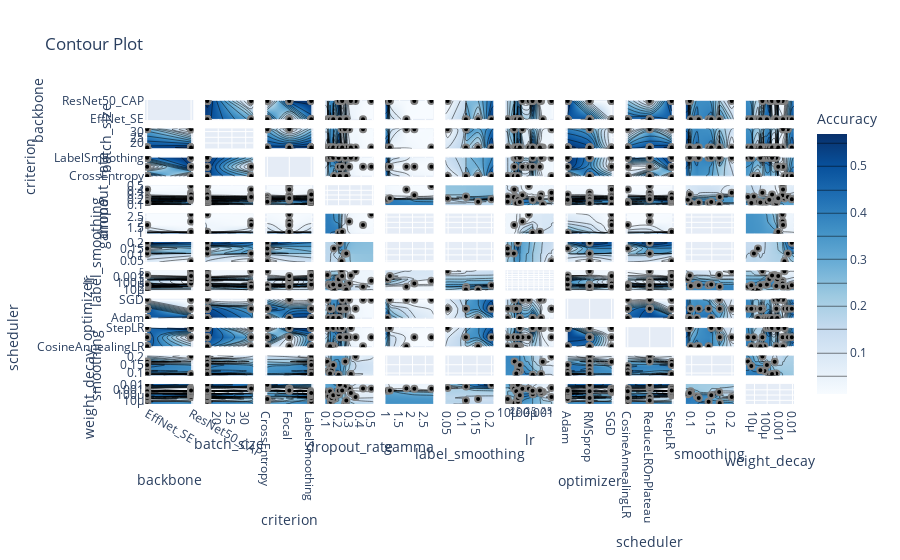
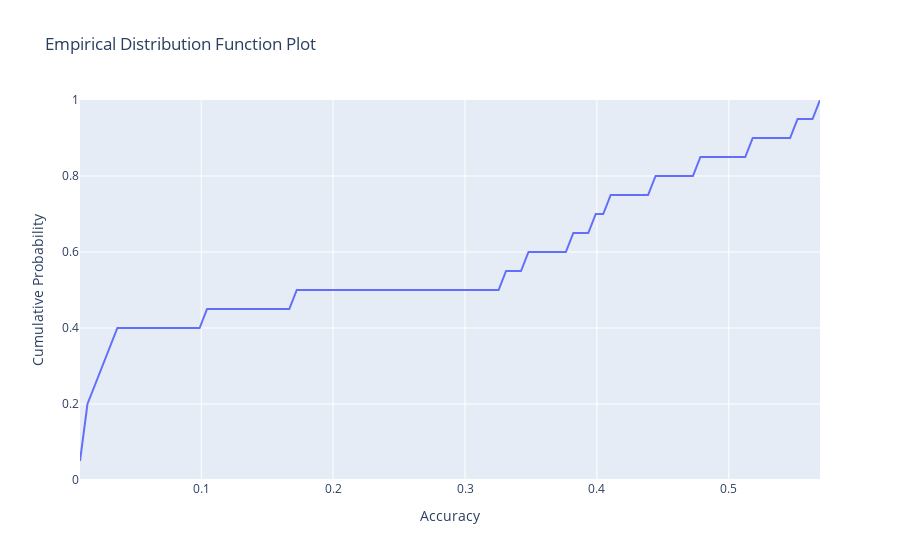

The cell these charts' notebook holds for them, in order:
### Code cell
optuna.visualization.plot_contour(study, target_name = 'Accuracy').show()
optuna.visualization.plot_edf(study, target_name = 'Accuracy').show()
